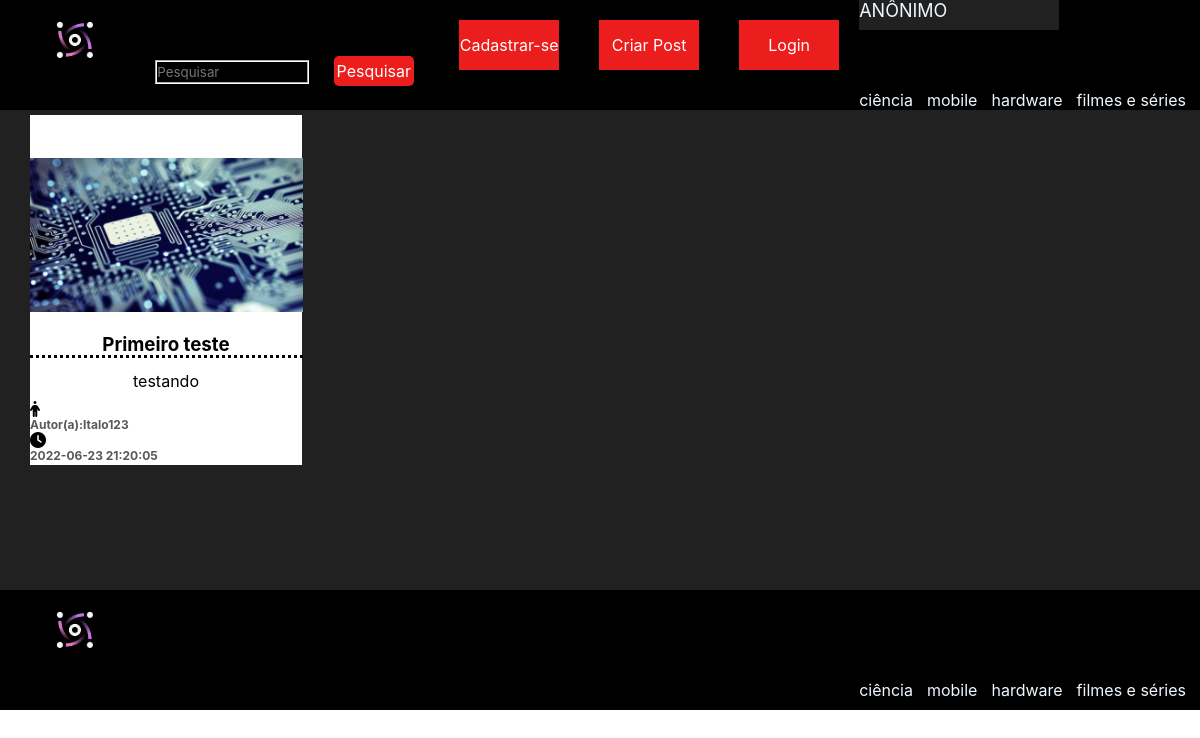
Screenshot of /Inicio.php with the database file from the repository.
### tables this page shows
CREATE TABLE `comentarios` (
  `id` int(11) NOT NULL,
  `titulo` varchar(30) NOT NULL,
  `imagem` varchar(50) NOT NULL,
  `subtitulo` varchar(50) NOT NULL,
  `texto` text NOT NULL,
  `autor` varchar(40) NOT NULL,
  `datas` datetime NOT NULL
);

### funções.php (the view, shortened to what this page needs)
<?php
function getPosts($connection){
  $result = mysqli_query($connection, "SELECT * FROM comentarios");
      while($row = $result->fetch_array()){
          $titulo = $row["titulo"];
          $imagem = $row["imagem"];
          $subtitulo = $row["subtitulo"];
          $autor = $row["autor"];
          $data = $row["datas"];
                echo "
                  <div class='Ca1'>
                    <div class='Ca2'>
                      <div class='Ca3'>
                        <img src='arquivos_img/$imagem' alt='Imagem'>
                        <div class='Titulo'><h3><a href='Comentarios.php?id=".$row['id']."''>$titulo</a></h3></div>
                        <div class='Subtitulo'>$subtitulo</div>
                        <div class='Ca4'>
                            <i class='fa-solid fa-person'><h4>Autor(a):$autor</h4></i>
                            <i class='fa-solid fa-clock'><h4>$data</h4></i>
                        </div>
                      </div>
                    </div>
                  </div>
                ";
        }
}
?>

### Inicio.php (shortened to what this page needs)
<!DOCTYPE html>
<html lang="pt-BR">
<head>
    <link rel="stylesheet" href="style.css?v=<?php echo time(); ?>">
</head>
<body>
    <main>
        <header>
            <div class="flex">
                <img class="icon" alt="Icon_site" src="img/images.png">
                <form action="pesquisar.php" method="POST" class="Form1">
                    <input type="text" placeholder="Pesquisar" name="pesquisar">
                    <button type="submit" name="submit-search">Pesquisar</button>
                </form>
            <div class="flex2">
                <div class="Button">
                    <input class="Button" type="button" value="Cadastrar-se" onclick="location='Cadastro.php'"/>
                </div>
                <div class="Button">
                    <input class="Button" type="button" value="Criar Post" onclick="location='Criar_Post.php'"/>
                </div>
                <div class="Button">
                    <input class="Button" type="button" value="Login" onclick="location='Login.php'"/>
                </div>
                <div class="header1">
<?php
        if(!(isset($_SESSION['Perfil']))){
            echo "
                    <div class='user'>
                        <p>Anônimo</p>
                    </div>
          ";
        }else{
          echo "
                    <div class='user'>
                        <p>Perfil: ".$_SESSION['Perfil']."</p>
                    </div>
          ";
        }
?>
                    <ul>
                        <li>ciência</li>
                        <li>mobile</li>
                        <li>hardware</li>
                        <li>filmes e séries</li>
                    </ul>
                </div>
            </div>
        </header>
        <section>
          <div class="Container1">
<?php
                include_once("connection.php");
                include("funções.php");
                getPosts($connection);
?>
            </div>
         </section>
        <footer>
            <div>
              <img class="icon" alt="Icon_site" src="img/images.png">
            </div>
            <div class="Container2">
                <ul>
                    <li>ciência</li>
                    <li>mobile</li>
                    <li>hardware</li>
                    <li>filmes e séries</li>
                </ul>
            </div>
        </footer>
    </main>
</body>
</html>

### style.css (style rules this page uses)
* { margin: 0; padding: 0; font-family: -apple-system, BlinkMacSystemFont, 'Segoe UI', Roboto, Oxygen, Ubuntu, Cantarell, 'Open Sans', 'Helvetica Neue', sans-serif }
header { background-color: black; color: aliceblue; }
.flex { display:flex; justify-content:space-between; }
.flex form button { width: 80px; height: 30px; background-color: rgb(236, 29, 29); color:#FFF; margin:20px; border: none; border-radius: 5px 5px; font-family: -apple-system, BlinkMacSystemFont, 'Segoe UI', Roboto, Oxygen, Ubuntu, Cantarell, 'Open Sans', 'Helvetica Neue', sans-serif; font-size: medium; }
.flex2 { display:flex; }
.flex2 .user { display: flex; width: 200px; height: 30px; background-color: #212121; font-size: large; text-transform: uppercase; }
.icon { width: 150px; height: 80px; object-fit: contain; }
input { margin-top: 60px;; width: 150px; height: 20px; background-color: black; border-color:white; border-style: groove; }
.Button input { width: 100px; height: 50px; background-color: rgb(236, 29, 29); color:#FFF; margin:20px; border: none; font-family: -apple-system, BlinkMacSystemFont, 'Segoe UI', Roboto, Oxygen, Ubuntu, Cantarell, 'Open Sans', 'Helvetica Neue', sans-serif; font-size: medium; }
section { background-color: #212121; padding-bottom: 80px; min-height: 400px; }
.header1 ul { display: flex; margin-top: 60px; }
.header1 ul li { text-align: center; list-style-type: none; padding-right: 14px; }
.Container1 { display: grid; grid-template-columns: 1fr 1fr 1fr 1fr; gap: 60px; margin-left: 30px; width: 40vw; min-height: 45vh; }
.Ca1 { width: 100%; display:flex; flex-wrap: wrap; justify-content: space-between; }
.Ca1 .Ca2 { width: 25%; }
.Ca2 .Ca3 { background: #FFF; min-width: 272px; min-height: 350px; }
.Ca2 .Ca3 img { display: flex; width: 273px; height: 240px; object-fit: contain; margin-top: 5px; margin-bottom: -25px; border-bottom: dotted; }
.Ca3 .Titulo { color:#212121; text-align: center; vertical-align: top; padding-bottom: 15px; }
.Ca3 .Subtitulo { text-align: center; }
.Ca3 .Ca4 { display: flex; flex-direction: column; justify-content: space-evenly; margin-top: 10px; }
.Ca4 h4 { font-size: 12px; line-height: 15px; color:rgb(88, 88, 88); }
a { cursor: pointer; text-decoration: none; color: black; }
footer { width: 100%; height: 100px; background-color: black; padding-bottom: 20px; display: flex; justify-content: space-between; flex-shrink: 0; }
.Container2 ul { color:aliceblue; display:flex; margin-top: 90px; }
.Container2 ul li { text-align: center; list-style-type: none; padding-right: 14px; }

### rows the page displays
comentarios: imagem (picture), titulo "Primeiro teste", subtitulo "testando", autor "Italo123", datas "2022-06-23 21:20:05"
